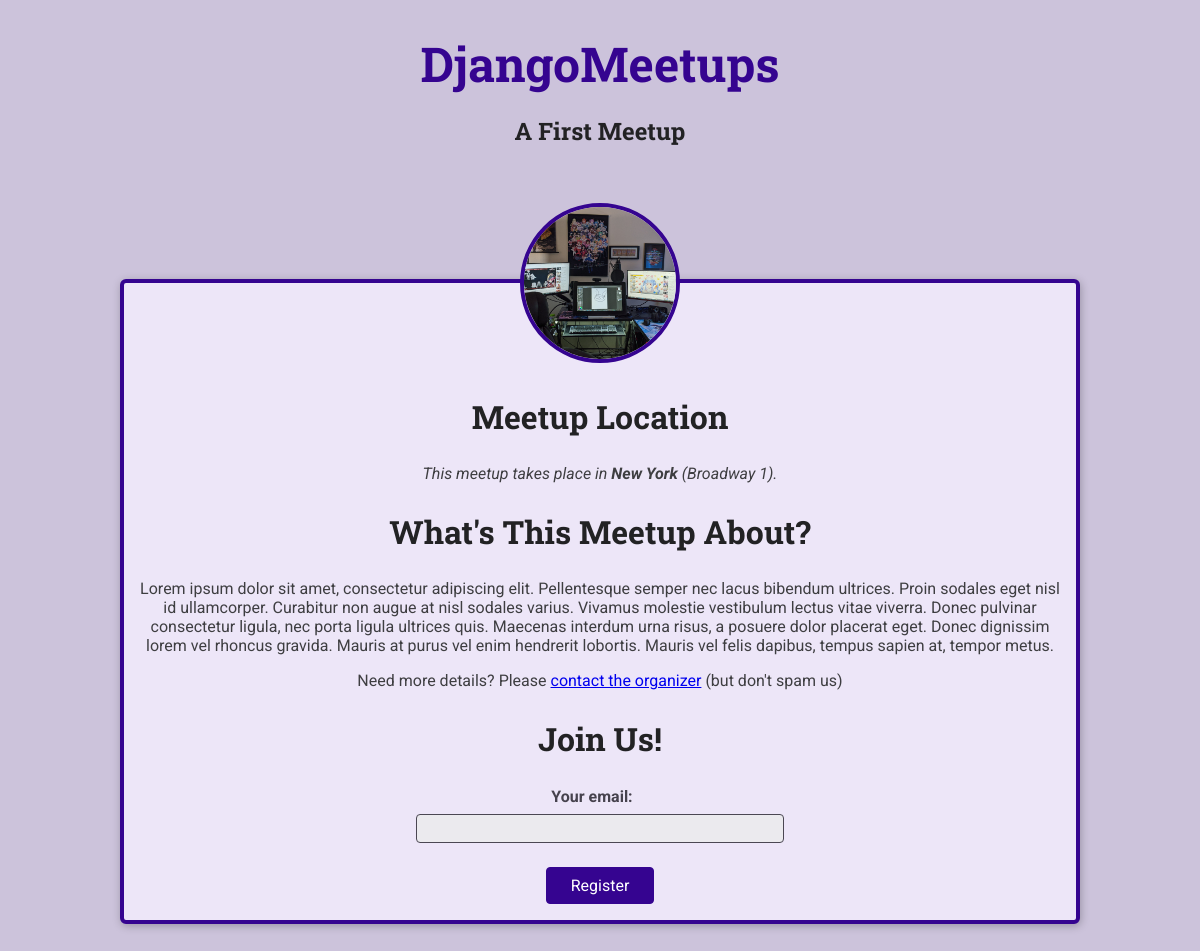
/meetups/a-first-meetup/, run on the app's committed database.
### meetups/models.py (models this page shows, shortened)
class Meetup(models.Model):
    title = models.CharField(max_length=200)
    organizer_email = models.EmailField()
    date = models.DateField()
    slug = models.SlugField(unique=True)
    description = models.TextField()
    image = models.ImageField(upload_to="images")
    location = models.ForeignKey(Location, on_delete=models.CASCADE)
    participants = models.ManyToManyField(Participant, blank=True, null=True)

class Location(models.Model):
    name = models.CharField(max_length=200)
    address = models.CharField(max_length=300)

### meetups/views.py (the view, shortened to what this page needs)
# urls.py: path('meetups/<slug:meetup_slug>/', views.meetup_details, name='meetup-detail'),
def meetup_details(request, meetup_slug):
    try:
        selected_meetup = Meetup.objects.get(slug=meetup_slug)
        if request.method == 'GET':
            registration_form = RegistrationForm()
        return render(request, 'meetups/meetup-details.html', {
            'meetup_found': True,
            'meetup': selected_meetup,
            'form': registration_form
        })
    except Exception as exc:
        return render(request, 'meetups/meetup-details.html', {
            'meetup_found': False
        })

### meetups/forms.py
class RegistrationForm(forms.Form):
    email = forms.EmailField(label='Your email')

### meetups/templates/meetups/meetup-details.html (shortened to what this page needs)
<!doctype html>
{% extends 'meetups/base/base.html' %}
{% load static %}
{% block site_css %}
<link rel="stylesheet" href="{% static 'meetups/styles/meetup-detail.css' %}">
{% endblock %}
{% block main_heading %}
{{meetup.title}}
{% endblock %}
{% block body %}
{% if meetup_found %}
<article>
    <img id="main-image" src="{{ meetup.image.url }}" alt="{{ meetup.title }}">
    <section id="location">
        <h2>Meetup Location</h2>
        <address>This meetup takes place in <span>{{ meetup.location.name }}</span> ({{meetup.location.address}}).</address>
    </section>
    <section>
        <h2>What's This Meetup About?</h2>
        <p>{{meetup.description}}</p>
        <footer>
            <p>Need more details? Please <a href="mailto:{{ meetup.organizer_email }}">contact the organizer</a> (but don't spam us)</p>
        </footer>
    </section>
    <section id="registration">
        <h2>Join Us!</h2>
        <form method="POST" action="{% url 'meetup-detail' meetup.slug %}">
            <ul>
                {{ form.as_ul }}
            </ul>
            <div id="registration-actions">
                <button>Register</button>
            </div>
        </form>
    </section>
</article>
{% else %}
<p>No meetup found</p>
{% endif %}
{% endblock %}

### meetups/static/meetups/styles/base.css (style rules this page uses)
* { box-sizing: border-box; }
body { font-family: 'Roboto', sans-serif; margin: 0; background-color: #ccc3db; color: #3e3e41; }
h1, h2, h3 { font-family: 'Roboto Slab', sans-serif; color: #222224; }
button, .btn { cursor: pointer; font: inherit; padding: 0.5rem 1.5rem; background-color: #350490; border: 1px solid #350490; color: white; border-radius: 4px; text-decoration: none; }

### meetups/static/meetups/styles/meetup-detail.css (style rules this page uses)
article { max-width: 60rem; margin: 5rem auto; border-radius: 6px; background-color: #ede6f8; border: 4px solid #350490; box-shadow: 1px 2px 8px rgba(0, 0, 0, 0.25); position: relative; padding: 1rem; text-align: center; }
#main-image { width: 10rem; height: 10rem; object-fit: cover; position: absolute; top: -5rem; left: calc(50% - 5rem); border-radius: 50%; border: 4px solid #350490; }
section:first-of-type { margin-top: 6rem; }
h2 { font-size: 2rem; }
address span { font-weight: bold; }
#registration ul { list-style: none; margin: 0; padding: 0; }
#registration label { font-weight: bold; color: #46424d; margin-right: 1rem; display: block; margin-bottom: 0.5rem; }
#registration input { font: inherit; width: 40%; background-color: #ebeaee; border: 1px solid #4b4753; border-radius: 4px; padding: 0.25rem; }
#registration-actions { margin-top: 1.5rem; }

### data on the page
Meetup: title "A First Meetup", image (picture), location.name "New York", location.address "Broadway 1", description "Lorem ipsum dolor sit amet, consectetur adipiscing elit. Pellentesque semper nec lacus bibendum ultrices. Proin sodales eget nisl id ullamcorper. Curabitur non augue at nisl sodales varius. Vivamus molestie vestibulum lectus vitae viverra. Donec pulvinar consectetur ligula, nec porta ligula ultrices quis. Maecenas interdum urna risus, a posuere dolor placerat eget. Donec dignissim lorem vel rhoncus gravida. Mauris at purus vel enim hendrerit lobortis. Mauris vel felis dapibus, tempus sapien at, tempor metus."
